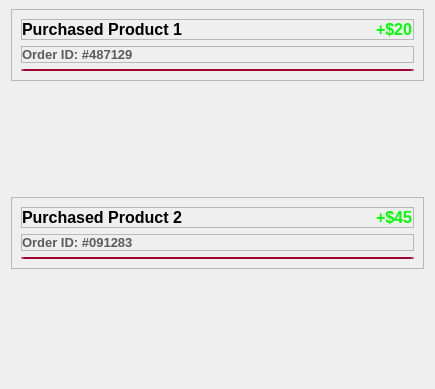
                      <widget class="QWidget" name="scrollAreaWidget_credit_card">
                       <property name="geometry">
                        <rect>
                         <x>0</x>
                         <y>0</y>
                         <width>435</width>
                         <height>389</height>
                        </rect>
                       </property>
                       <property name="styleSheet">
                        <string notr="true">QFrame {
	margin: 0px;
}</string>
                       </property>
                       <layout class="QVBoxLayout" name="verticalLayout_32">
                        <property name="spacing">
                         <number>6</number>
                        </property>
                        <property name="topMargin">
                         <number>9</number>
                        </property>
                        <item alignment="Qt::AlignTop">
                         <widget class="QFrame" name="template_order_1">
                          <property name="styleSheet">
                           <string notr="true"/>
                          </property>
                          <property name="frameShape">
                           <enum>QFrame::StyledPanel</enum>
                          </property>
                          <property name="frameShadow">
                           <enum>QFrame::Raised</enum>
                          </property>
                          <layout class="QVBoxLayout" name="verticalLayout_31">
                           <property name="spacing">
                            <number>6</number>
                           </property>
                           <item alignment="Qt::AlignBottom">
                            <widget class="QFrame" name="container_order_information_1">
                             <property name="styleSheet">
                              <string notr="true"/>
                             </property>
                             <property name="frameShape">
                              <enum>QFrame::StyledPanel</enum>
                             </property>
                             <property name="frameShadow">
                              <enum>QFrame::Raised</enum>
                             </property>
                             <layout class="QHBoxLayout" name="horizontalLayout_48">
                              <property name="spacing">
                               <number>0</number>
                              </property>
                              <property name="leftMargin">
                               <number>0</number>
                              </property>
                              <property name="topMargin">
                               <number>0</number>
                              </property>
                              <property name="rightMargin">
                               <number>0</number>
                              </property>
                              <property name="bottomMargin">
                               <number>0</number>
                              </property>
                              <item alignment="Qt::AlignLeft">
                               <widget class="QLabel" name="label_order_product_1">
                                <property name="font">
                                 <font>
                                  <pointsize>12</pointsize>
                                  <bold>true</bold>
                                 </font>
                                </property>
                                <property name="text">
                                 <string>Purchased Product 1</string>
                                </property>
                               </widget>
                              </item>
                              <item alignment="Qt::AlignRight|Qt::AlignBottom">
                               <widget class="QLabel" name="label_order_price_1">
                                <property name="font">
                                 <font>
                                  <pointsize>12</pointsize>
                                  <bold>true</bold>
                                 </font>
                                </property>
                                <property name="styleSheet">
                                 <string notr="true">color: lime;</string>
                                </property>
                                <property name="text">
                                 <string>+$20</string>
                                </property>
                               </widget>
                              </item>
                             </layout>
                            </widget>
                           </item>
                           <item alignment="Qt::AlignTop">
                            <widget class="QFrame" name="container_order_id_1">
                             <property name="styleSheet">
                              <string notr="true"/>
                             </property>
                             <property name="frameShape">
                              <enum>QFrame::StyledPanel</enum>
                             </property>
                             <property name="frameShadow">
                              <enum>QFrame::Raised</enum>
                             </property>
                             <layout class="QHBoxLayout" name="horizontalLayout_47">
                              <property name="spacing">
                               <number>0</number>
                              </property>
                              <property name="leftMargin">
                               <number>0</number>
                              </property>
                              <property name="topMargin">
                               <number>0</number>
                              </property>
                              <property name="rightMargin">
                               <number>0</number>
                              </property>
                              <property name="bottomMargin">
                               <number>0</number>
                              </property>
                              <item alignment="Qt::AlignLeft|Qt::AlignTop">
                               <widget class="QLabel" name="label_order_id_1">
                                <property name="font">
                                 <font>
                                  <pointsize>10</pointsize>
                                  <bold>true</bold>
                                 </font>
                                </property>
                                <property name="styleSheet">
                                 <string notr="true">color: #5B5B5B;</string>
                                </property>
                                <property name="text">
                                 <string>Order ID: #487129</string>
                                </property>
                               </widget>
                              </item>
                             </layout>
                            </widget>
                           </item>
                           <item>
                            <widget class="QLineEdit" name="divider1">
                             <property name="maximumSize">
                              <size>
                               <width>16777215</width>
                               <height>2</height>
                              </size>
                             </property>
                             <property name="styleSheet">
                              <string notr="true">background-color: #E60540;</string>
                             </property>
                            </widget>
                           </item>
                          </layout>
                         </widget>
                        </item>
                        <item alignment="Qt::AlignTop">
                         <widget class="QFrame" name="template_order_2">
                          <property name="frameShape">
                           <enum>QFrame::StyledPanel</enum>
                          </property>
                          <property name="frameShadow">
                           <enum>QFrame::Raised</enum>
                          </property>
                          <layout class="QVBoxLayout" name="verticalLayout_34">
                           <item alignment="Qt::AlignTop">
                            <widget class="QFrame" name="container_order_information_2">
                             <property name="styleSheet">
                              <string notr="true"/>
                             </property>
                             <property name="frameShape">
                              <enum>QFrame::StyledPanel</enum>
                             </property>
                             <property name="frameShadow">
                              <enum>QFrame::Raised</enum>
                             </property>
                             <layout class="QHBoxLayout" name="horizontalLayout_49">
                              <property name="spacing">
                               <number>0</number>
                              </property>
                              <property name="leftMargin">
                               <number>0</number>
                              </property>
                              <property name="topMargin">
                               <number>0</number>
                              </property>
                              <property name="rightMargin">
                               <number>0</number>
                              </property>
                              <property name="bottomMargin">
                               <number>0</number>
                              </property>
                              <item alignment="Qt::AlignLeft|Qt::AlignBottom">
                               <widget class="QLabel" name="label_order_product_2">
                                <property name="font">
                                 <font>
                                  <pointsize>12</pointsize>
                                  <bold>true</bold>
                                 </font>
                                </property>
                                <property name="text">
                                 <string>Purchased Product 2</string>
                                </property>
                               </widget>
                              </item>
                              <item alignment="Qt::AlignRight|Qt::AlignBottom">
                               <widget class="QLabel" name="label_order_price_2">
                                <property name="font">
                                 <font>
                                  <pointsize>12</pointsize>
                                  <bold>true</bold>
                                 </font>
                                </property>
                                <property name="styleSheet">
                                 <string notr="true">color: lime;</string>
                                </property>
                                <property name="text">
                                 <string>+$45</string>
                                </property>
                               </widget>
                              </item>
                             </layout>
                            </widget>
                           </item>
                           <item alignment="Qt::AlignTop">
                            <widget class="QFrame" name="container_order_id_2">
                             <property name="styleSheet">
                              <string notr="true"/>
                             </property>
                             <property name="frameShape">
                              <enum>QFrame::StyledPanel</enum>
                             </property>
                             <property name="frameShadow">
                              <enum>QFrame::Raised</enum>
                             </property>
                             <layout class="QHBoxLayout" name="horizontalLayout_50">
                              <property name="spacing">
                               <number>0</number>
                              </property>
                              <property name="leftMargin">
                               <number>0</number>
                              </property>
                              <property name="topMargin">
                               <number>0</number>
                              </property>
                              <property name="rightMargin">
                               <number>0</number>
                              </property>
                              <property name="bottomMargin">
                               <number>0</number>
                              </property>
                              <item alignment="Qt::AlignLeft|Qt::AlignTop">
                               <widget class="QLabel" name="label_order_id_2">
                                <property name="font">
                                 <font>
                                  <pointsize>10</pointsize>
                                  <bold>true</bold>
                                 </font>
                                </property>
                                <property name="styleSheet">
                                 <string notr="true">color: #5B5B5B;</string>
                                </property>
                                <property name="text">
                                 <string>Order ID: #091283</string>
                                </property>
                               </widget>
                              </item>
                             </layout>
                            </widget>
                           </item>
                           <item>
                            <widget class="QLineEdit" name="divider2">
                             <property name="maximumSize">
                              <size>
                               <width>16777215</width>
                               <height>2</height>
                              </size>
                             </property>
                             <property name="styleSheet">
                              <string notr="true">background-color: #E60540;</string>
                             </property>
                            </widget>
                           </item>
                          </layout>
                         </widget>
                        </item>
                       </layout>
                      </widget>
